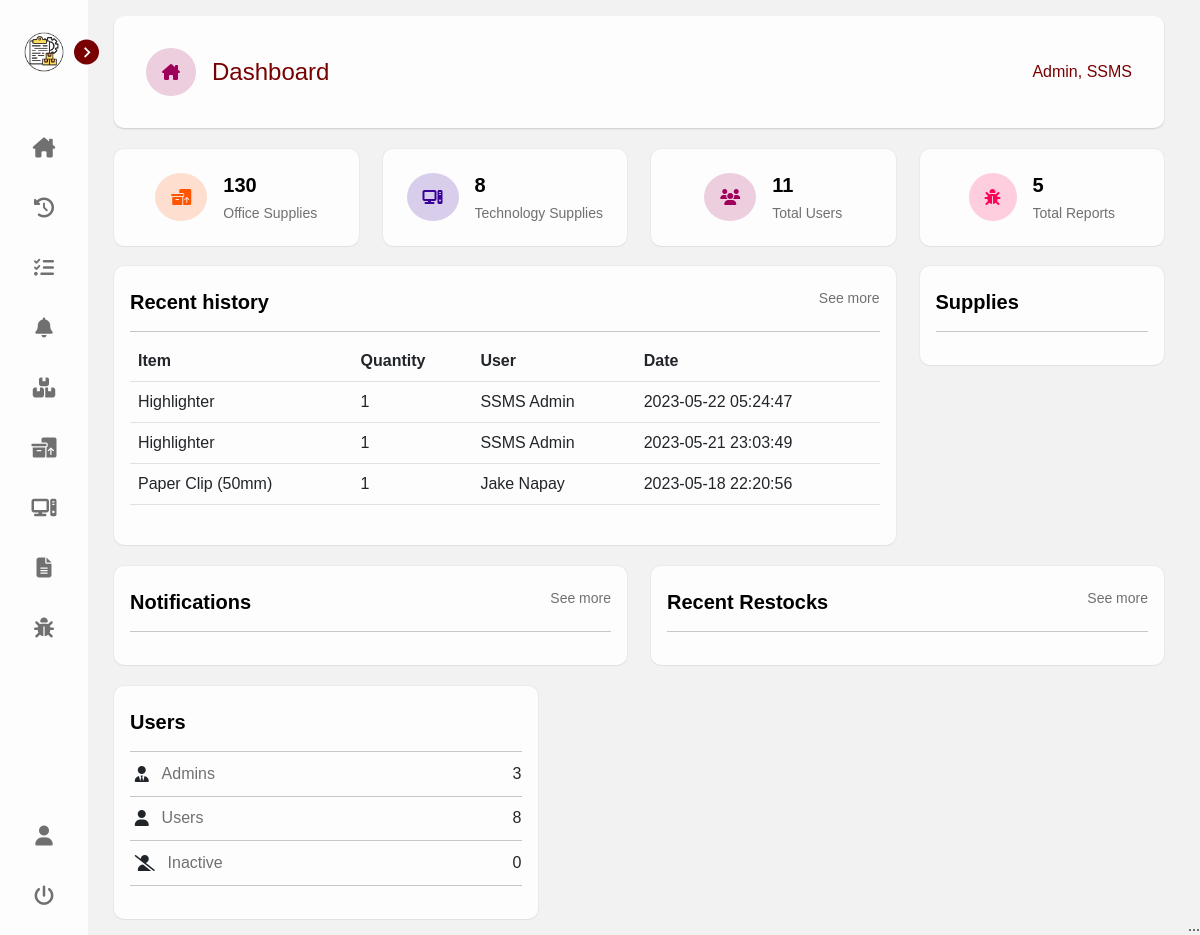
/index.php (signed in), run on the app's committed database.
### tables this page shows
CREATE TABLE `users` (
  `user_id` int(11) NOT NULL,
  `user_firstname` varchar(255) NOT NULL,
  `user_lastname` varchar(255) NOT NULL,
  `user_password` varchar(255) NOT NULL,
  `user_email` varchar(255) NOT NULL,
  `user_img` varchar(255) NOT NULL,
  `user_category` enum('user','admin') NOT NULL,
  `user_status` varchar(255) NOT NULL,
  `user_date` datetime NOT NULL,
  `modified_by` int(11) DEFAULT NULL,
  `date_last_modified` datetime NOT NULL,
  `code` varchar(11) NOT NULL
);

CREATE TABLE `history` (
  `history_id` int(11) NOT NULL,
  `os_id` int(11) DEFAULT NULL,
  `ts_id` int(11) DEFAULT NULL,
  `history_quantity` int(11) NOT NULL,
  `user_id` int(11) NOT NULL,
  `status` varchar(255) NOT NULL,
  `modified_by` int(11) DEFAULT NULL,
  `history_date` datetime NOT NULL
);

### index.php (the view, shortened to what this page needs)
<!DOCTYPE html>
<html lang="en">
<head>
    <link rel="stylesheet" href="assets/css/style.css?v=<?php echo time(); ?>">
    <link rel="stylesheet" href="assets/css/style1.css?v=<?php echo time(); ?>">
    <link rel="stylesheet" href="assets/css/index.css?v=<?php echo time(); ?>">
    <link rel="stylesheet" href="https://cdnjs.cloudflare.com/ajax/libs/font-awesome/6.2.1/css/all.min.css" />
    <link href='https://unpkg.com/boxicons@2.1.1/css/boxicons.min.css' rel='stylesheet'>
    <link rel="stylesheet" href="https://cdn.jsdelivr.net/npm/bootstrap@5.2.3/dist/css/bootstrap.min.css">
</head>
<body>
    <?php include 'nav.php';
    include 'includes/config.inc.php';
    $id = $_SESSION['id'];
    $sql = "SELECT * FROM users WHERE user_id=$id LIMIT 1";
    $result = mysqli_query($conn, $sql);
    if (mysqli_num_rows($result) > 0) {
        while ($row = mysqli_fetch_assoc($result)) {
            $fn = $row['user_firstname'];
            $ln = $row['user_lastname'];
        }
    } else {
        echo "0 results";
    } ?>
    <section class="home">
        <div class="container mt-3 mb-3">
            <div class="row">
                <div class="col-sm-12 col-md-12 col-lg-12">
                    <div class="header">
                        <div class="header-content">
                            <div class="d-flex flex-row align-items-center">
                                <i class="fa-solid fa-house-chimney icon dbicon"></i>
                                <p class="header-title text">Dashboard</p>
                            </div>
                            <p id="path"><a href="profile.php"><?php echo $ln . ', ' . $fn; ?></a></p>
                        </div>
                    </div>
                </div>
                <div class="col-12 col-sm-6 col-md-6 col-lg-3">
                    <a style="text-decoration: none" href="officeSupplies.php" class="dashboard-link">
                        <div class="box-content">
                            <i class="fa-solid fa-boxes-packing icon"></i>
                            <span>
                                <?php
                                $result = $conn->query("SELECT COUNT(*) FROM office_supplies");
                                if ($result = $result->fetch_assoc()) {
                                ?>
                                    <h3 class="amount"><strong><?php echo implode($result); ?></strong></h3>
                                <?php } ?>
                                <p class="category ellipsis">Office Supplies</p>
                            </span>
                        </div>
                    </a>
                </div>
                <div class="col-12 col-sm-6 col-md-6 col-lg-3">
                    <a style="text-decoration: none" href="technologySupplies.php" class="dashboard-link">
                        <div class="box-content">
                            <i class="fa-solid fa-computer icon"></i>
                            <span>
                                <?php
                                $result = $conn->query("SELECT COUNT(*) FROM technology_supplies");
                                if ($result = $result->fetch_assoc()) {
                                ?>
                                    <h3 class="amount"><strong><?php echo implode($result); ?></strong></h3>
                                <?php } ?>
                                <p class="category ellipsis">Technology Supplies</p>
                            </span>
                        </div>
                    </a>
                </div>
                <div class="col-12 col-sm-6 col-md-6 col-lg-3">
                    <a style="text-decoration: none" href="profile.php" class="dashboard-link">
                        <div class="box-content">
                            <i class="fa-solid fa-users icon"></i>
                            <span>
                                <?php
                                $result = $conn->query("SELECT COUNT(*) FROM users");
                                if ($result = $result->fetch_assoc()) {
                                ?>
                                    <h3 class="amount"><strong><?php echo implode($result); ?></strong></h3>
                                <?php } ?>
                                <p class="category ellipsis">Total Users</p>
                            </span>
                        </div>
                    </a>
                </div>
                <div class="col-12 col-sm-6 col-md-6 col-lg-3">
                    <a style="text-decoration: none" href="reports.php" class="dashboard-link">
                        <div class="box-content">
                            <i class="fa-solid fa-bug icon"></i>
                            <span>
                                <?php
                                $result = $conn->query("SELECT COUNT(*) FROM reports");
                                if ($result = $result->fetch_assoc()) {
                                ?>
                                    <h3 class="amount"><strong><?php echo implode($result); ?></strong></h3>
                                <?php } ?>
                                <p class="category ellipsis">Total Reports</p>
                            </span>
                        </div>
                    </a>
                </div>
                <div class="col-12 col-sm-12 col-md-8 col-lg-9">
                    <div class="large-content">
                        <span class="d-flex justify-content-between">
                            <h3 class="amount"><strong>Recent history</strong></h3>
                            <p class="category ellipsis" id="month-details"><a href="history.php">See more</a></p>
                        </span>
                        <hr>
                        <div class="table-responsive">
                            <table class="table table-hover">
                                <thead>
                                    <tr>
                                        <th scope="col">Item</th>
                                        <th scope="col">Quantity</th>
                                        <th scope="col">User</th>
                                        <th scope="col">Date</th>
                                    </tr>
                                </thead>
                                <tbody>
                                    <?php
                                    $sql = "SELECT COALESCE(os.os_name, CONCAT(ts.ts_name, ' ', ts.ts_model)) as Item, h.history_quantity as Quantity, CONCAT(u.user_firstname, ' ', u.user_lastname) as User, h.history_date as Date FROM history as h LEFT JOIN office_supplies as os on h.os_id=os.os_id LEFT JOIN technology_supplies as ts on h.ts_id=ts.ts_id LEFT JOIN users as u on h.user_id=u.user_id ORDER BY h.history_date DESC LIMIT 3;";
                                    $result = $conn->query($sql);
                                    if ($result->num_rows > 0) {
                                        while ($row = $result->fetch_assoc()) {
                                            $item = $row['Item'];
                                            $qty = $row['Quantity'];
                                            $user = $row['User'];
                                            $date = $row['Date'];
                                    ?>
                                            <tr>
                                                <td><?php echo $item; ?></td>
                                                <td><?php echo $qty; ?></td>
                                                <td><?php echo $user; ?></td>
                                                <td><?php echo $date; ?></td>
                                            </tr>
                                    <?php
                                        }
                                    } else {
                                        echo '<tr><td>No data found</td></tr>';
                                    }
                                    ?>
                                </tbody>
                            </table>
                        </div>
                    </div>
                </div>
                <div class="col-12 col-sm-12 col-md-4 col-lg-3">
                    <div class="large-content">
                        <span class="d-flex justify-content-between">
                            <h3 class="amount"><strong>Supplies</strong></h3>
                        </span>
                        <hr>
                    </div>
                </div>
                <div class="col-12 col-sm-12 col-md-12 col-lg-6">
                    <div class="large-content">
                        <span class="d-flex justify-content-between">
                            <h3 class="amount"><strong>Notifications</strong></h3>
                            <p class="category ellipsis" id="month-details"><a href="notifications.php">See more</a></p>
                        </span>
                        <hr>
                    </div>
                </div>
                <div class="col-12 col-sm-12 col-md-12 col-lg-6">
                    <div class="large-content">
                        <span class="d-flex justify-content-between">
                            <h3 class="amount"><strong>Recent Restocks</strong></h3>
                            <p class="category ellipsis" id="month-details"><a href="restocks.php">See more</a></p>
                        </span>
                        <hr>
                    </div>
                </div>
                <div class="col-12 col-sm-12 col-md-4 col-lg-5">
                    <div class="large-content">
                        <span class="d-flex justify-content-between">
                            <h3 class="amount"><strong>Users</strong></h3>
                        </span>
                        <hr>
                        <span class="user-count">
                            <?php
                            require 'includes/config.inc.php';
                            $sql = "SELECT COUNT(user_id) FROM users WHERE user_category='admin'";
                            $result = mysqli_query($conn, $sql);
                            $count = mysqli_fetch_array($result)[0];
                            ?>
                            <div class="d-flex justify-content-between align-items-center">
                                <div class="d-flex justify-content-start align-items-center">
                                    <i class="fa-sharp fa-solid fa-user-tie user-count-icon"></i>
                                    <p class="user-count-title">Admins</p>
                                </div>
                                <div>
                                    <p class="user-count-value"><?php echo $count; ?></p>
                                </div>
                            </div>
                            <hr>
                            <?php
                            require 'includes/config.inc.php';
                            $sql = "SELECT COUNT(user_id) FROM users WHERE user_category='user'";
                            $result = mysqli_query($conn, $sql);
                            $count = mysqli_fetch_array($result)[0];
                            ?>
                            <div class="d-flex justify-content-between align-items-center">
                                <div class="d-flex justify-content-start align-items-center">
                                    <i class="fa-solid fa-user user-count-icon"></i>
                                    <p class="user-count-title">Users</p>
                                </div>
                                <div>
                                    <p class="user-count-value"><?php echo $count; ?></p>
                                </div>
                            </div>
                            <hr>
                            <?php
                            require 'includes/config.inc.php';
                            $sql = "SELECT COUNT(user_id) FROM users WHERE user_status='inactive'";
                            $result = mysqli_query($conn, $sql);
                            $count = mysqli_fetch_array($result)[0];
                            ?>
                            <div class="d-flex justify-content-between align-items-center">
                                <div class="d-flex justify-content-start align-items-center">
                                    <i class="fa-solid fa-user-slash user-count-icon"></i>
                                    <p class="user-count-title">Inactive</p>
                                </div>
                                <div>
                                    <p class="user-count-value"><?php echo $count; ?></p>
                                </div>
                            </div>
                            <hr>
                        </span>
                    </div>
                </div>
            </div>
    </section>
</body>
</html>

### data on the page
users: user_lastname "Admin", user_firstname "SSMS"
history: item "Highlighter", history_quantity "1", user "SSMS Admin", history_date "2023-05-22 05:24:47"
history: item "Highlighter", history_quantity "1", user "SSMS Admin", history_date "2023-05-21 23:03:49"
history: item "Paper Clip (50mm)", history_quantity "1", user "Jake Napay", history_date "2023-05-18 22:20:56"

### other printed values
implode($result) "130"
implode($result) "8"
implode($result) "11"
implode($result) "5"
$count "3"
$count "8"
$count "0"
